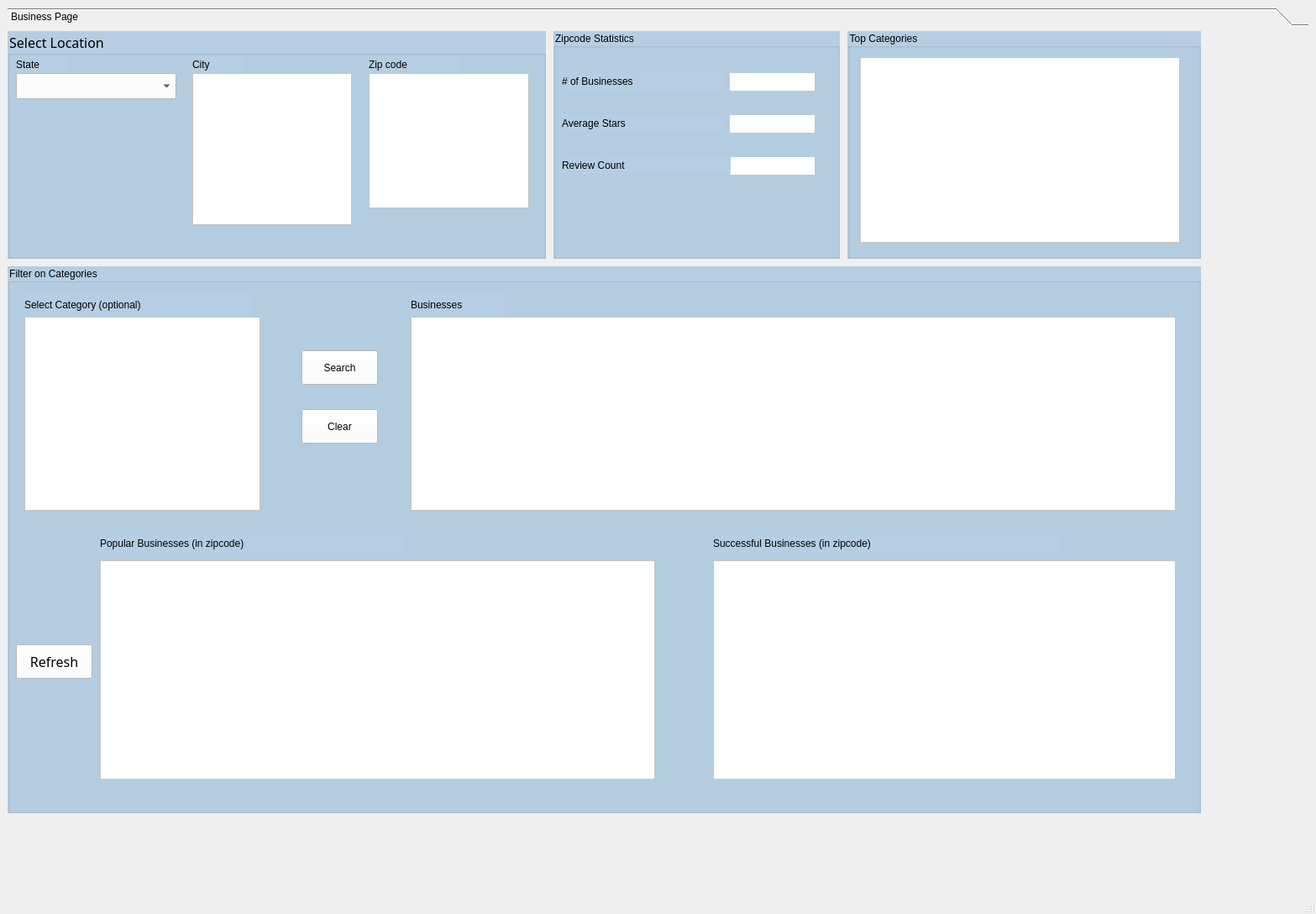
<?xml version="1.0" encoding="UTF-8"?>
<ui version="4.0">
 <class>MainWindow</class>
 <widget class="QMainWindow" name="MainWindow">
  <property name="geometry">
   <rect>
    <x>0</x>
    <y>0</y>
    <width>1567</width>
    <height>1088</height>
   </rect>
  </property>
  <property name="windowTitle">
   <string>MainWindow</string>
  </property>
  <property name="styleSheet">
   <string notr="true"/>
  </property>
  <widget class="QWidget" name="centralwidget">
   <layout class="QGridLayout" name="gridLayout">
    <item row="0" column="1">
     <widget class="QToolBox" name="toolBox">
      <property name="minimumSize">
       <size>
        <width>680</width>
        <height>420</height>
       </size>
      </property>
      <property name="styleSheet">
       <string notr="true">font: 12pt &quot;MS Reference Sans Serif&quot;;</string>
      </property>
      <property name="currentIndex">
       <number>0</number>
      </property>
      <widget class="QWidget" name="page_1">
       <property name="geometry">
        <rect>
         <x>0</x>
         <y>0</y>
         <width>1549</width>
         <height>993</height>
        </rect>
       </property>
       <attribute name="label">
        <string>Business Page</string>
       </attribute>
       <widget class="QGroupBox" name="lookupBox">
        <property name="geometry">
         <rect>
          <x>0</x>
          <y>0</y>
          <width>641</width>
          <height>271</height>
         </rect>
        </property>
        <property name="minimumSize">
         <size>
          <width>0</width>
          <height>0</height>
         </size>
        </property>
        <property name="font">
         <font>
          <family>MS Reference Sans Serif</family>
          <pointsize>12</pointsize>
          <weight>50</weight>
          <italic>false</italic>
          <bold>false</bold>
         </font>
        </property>
        <property name="styleSheet">
         <string notr="true">font: 12pt &quot;MS Reference Sans Serif&quot;;
background-color: rgb(181, 206, 227);</string>
        </property>
        <property name="title">
         <string>Select Location</string>
        </property>
        <widget class="QComboBox" name="stateList">
         <property name="geometry">
          <rect>
           <x>10</x>
           <y>50</y>
           <width>191</width>
           <height>31</height>
          </rect>
         </property>
         <property name="minimumSize">
          <size>
           <width>190</width>
           <height>20</height>
          </size>
         </property>
         <property name="styleSheet">
          <string notr="true">font: 10pt &quot;MS Reference Sans Serif&quot;;
background-color: rgb(255, 255, 255);</string>
         </property>
        </widget>
        <widget class="QLabel" name="label_3">
         <property name="geometry">
          <rect>
           <x>10</x>
           <y>30</y>
           <width>61</width>
           <height>20</height>
          </rect>
         </property>
         <property name="styleSheet">
          <string notr="true">font: 10pt &quot;MS Reference Sans Serif&quot;;</string>
         </property>
         <property name="text">
          <string>State</string>
         </property>
        </widget>
        <widget class="QLabel" name="label_4">
         <property name="geometry">
          <rect>
           <x>220</x>
           <y>30</y>
           <width>61</width>
           <height>20</height>
          </rect>
         </property>
         <property name="styleSheet">
          <string notr="true">font: 10pt &quot;MS Reference Sans Serif&quot;;</string>
         </property>
         <property name="text">
          <string>City</string>
         </property>
        </widget>
        <widget class="QListWidget" name="cityList">
         <property name="geometry">
          <rect>
           <x>220</x>
           <y>50</y>
           <width>190</width>
           <height>181</height>
          </rect>
         </property>
         <property name="minimumSize">
          <size>
           <width>0</width>
           <height>0</height>
          </size>
         </property>
         <property name="styleSheet">
          <string notr="true">font: 10pt &quot;MS Reference Sans Serif&quot;;
background-color: rgb(255, 255, 255);</string>
         </property>
        </widget>
        <widget class="QLabel" name="label_5">
         <property name="geometry">
          <rect>
           <x>430</x>
           <y>30</y>
           <width>111</width>
           <height>20</height>
          </rect>
         </property>
         <property name="styleSheet">
          <string notr="true">font: 10pt &quot;MS Reference Sans Serif&quot;;</string>
         </property>
         <property name="text">
          <string>Zip code</string>
         </property>
        </widget>
        <widget class="QListWidget" name="zipList">
         <property name="geometry">
          <rect>
           <x>430</x>
           <y>50</y>
           <width>191</width>
           <height>161</height>
          </rect>
         </property>
         <property name="styleSheet">
          <string notr="true">font: 10pt &quot;MS Reference Sans Serif&quot;;
background-color: rgb(255, 255, 255);</string>
         </property>
        </widget>
       </widget>
       <widget class="QGroupBox" name="businessGroup">
        <property name="geometry">
         <rect>
          <x>0</x>
          <y>280</y>
          <width>1421</width>
          <height>651</height>
         </rect>
        </property>
        <property name="minimumSize">
         <size>
          <width>390</width>
          <height>350</height>
         </size>
        </property>
        <property name="styleSheet">
         <string notr="true">font: 12pt &quot;MS Reference Sans Serif&quot;;
background-color: rgb(181, 206, 227);</string>
        </property>
        <property name="title">
         <string>Filter on Categories</string>
        </property>
        <widget class="QTableWidget" name="businessTable">
         <property name="geometry">
          <rect>
           <x>480</x>
           <y>60</y>
           <width>911</width>
           <height>231</height>
          </rect>
         </property>
         <property name="minimumSize">
          <size>
           <width>0</width>
           <height>0</height>
          </size>
         </property>
         <property name="styleSheet">
          <string notr="true">font: 9pt &quot;MS Reference Sans Serif&quot;;
background-color: rgb(255, 255, 255);</string>
         </property>
         <attribute name="verticalHeaderVisible">
          <bool>false</bool>
         </attribute>
        </widget>
        <widget class="QListWidget" name="categoryList">
         <property name="geometry">
          <rect>
           <x>20</x>
           <y>60</y>
           <width>281</width>
           <height>231</height>
          </rect>
         </property>
         <property name="styleSheet">
          <string notr="true">font: 10pt &quot;MS Reference Sans Serif&quot;;
background-color: rgb(255, 255, 255);</string>
         </property>
        </widget>
        <widget class="QLabel" name="label_6">
         <property name="geometry">
          <rect>
           <x>20</x>
           <y>30</y>
           <width>271</width>
           <height>31</height>
          </rect>
         </property>
         <property name="styleSheet">
          <string notr="true">font: 10pt &quot;MS Reference Sans Serif&quot;;</string>
         </property>
         <property name="text">
          <string>Select Category (optional)</string>
         </property>
        </widget>
        <widget class="QLabel" name="label_10">
         <property name="geometry">
          <rect>
           <x>480</x>
           <y>30</y>
           <width>111</width>
           <height>31</height>
          </rect>
         </property>
         <property name="styleSheet">
          <string notr="true">font: 10pt &quot;MS Reference Sans Serif&quot;;</string>
         </property>
         <property name="text">
          <string>Businesses</string>
         </property>
        </widget>
        <widget class="QPushButton" name="searchButton">
         <property name="geometry">
          <rect>
           <x>350</x>
           <y>100</y>
           <width>91</width>
           <height>41</height>
          </rect>
         </property>
         <property name="styleSheet">
          <string notr="true">background-color: rgb(255, 255, 255);</string>
         </property>
         <property name="text">
          <string>Search</string>
         </property>
        </widget>
        <widget class="QPushButton" name="clearButton">
         <property name="geometry">
          <rect>
           <x>350</x>
           <y>170</y>
           <width>91</width>
           <height>41</height>
          </rect>
         </property>
         <property name="styleSheet">
          <string notr="true">background-color: rgb(255, 255, 255);
</string>
         </property>
         <property name="text">
          <string>Clear</string>
         </property>
        </widget>
        <widget class="QTableWidget" name="popularBusiness">
         <property name="geometry">
          <rect>
           <x>110</x>
           <y>350</y>
           <width>661</width>
           <height>261</height>
          </rect>
         </property>
         <property name="minimumSize">
          <size>
           <width>0</width>
           <height>0</height>
          </size>
         </property>
         <property name="styleSheet">
          <string notr="true">font: 9pt &quot;MS Reference Sans Serif&quot;;
background-color: rgb(255, 255, 255);</string>
         </property>
         <attribute name="verticalHeaderVisible">
          <bool>false</bool>
         </attribute>
        </widget>
        <widget class="QTableWidget" name="successfulBusiness">
         <property name="geometry">
          <rect>
           <x>840</x>
           <y>350</y>
           <width>551</width>
           <height>261</height>
          </rect>
         </property>
         <property name="minimumSize">
          <size>
           <width>0</width>
           <height>0</height>
          </size>
         </property>
         <property name="styleSheet">
          <string notr="true">font: 9pt &quot;MS Reference Sans Serif&quot;;
background-color: rgb(255, 255, 255);</string>
         </property>
         <attribute name="verticalHeaderVisible">
          <bool>false</bool>
         </attribute>
        </widget>
        <widget class="QLabel" name="label_11">
         <property name="geometry">
          <rect>
           <x>110</x>
           <y>320</y>
           <width>361</width>
           <height>20</height>
          </rect>
         </property>
         <property name="styleSheet">
          <string notr="true">font: 10pt &quot;MS Reference Sans Serif&quot;;</string>
         </property>
         <property name="text">
          <string>Popular Businesses (in zipcode)</string>
         </property>
        </widget>
        <widget class="QLabel" name="label_12">
         <property name="geometry">
          <rect>
           <x>840</x>
           <y>320</y>
           <width>411</width>
           <height>20</height>
          </rect>
         </property>
         <property name="styleSheet">
          <string notr="true">font: 10pt &quot;MS Reference Sans Serif&quot;;</string>
         </property>
         <property name="text">
          <string>Successful Businesses (in zipcode)</string>
         </property>
        </widget>
        <widget class="QPushButton" name="refreshButton">
         <property name="geometry">
          <rect>
           <x>10</x>
           <y>450</y>
           <width>91</width>
           <height>41</height>
          </rect>
         </property>
         <property name="font">
          <font>
           <family>MS Reference Sans Serif</family>
           <pointsize>12</pointsize>
           <weight>50</weight>
           <italic>false</italic>
           <bold>false</bold>
          </font>
         </property>
         <property name="styleSheet">
          <string notr="true">background-color: rgb(255, 255, 255);</string>
         </property>
         <property name="text">
          <string>Refresh</string>
         </property>
        </widget>
       </widget>
       <widget class="QGroupBox" name="zipStatsBox">
        <property name="geometry">
         <rect>
          <x>650</x>
          <y>0</y>
          <width>341</width>
          <height>271</height>
         </rect>
        </property>
        <property name="styleSheet">
         <string notr="true">font: 12pt &quot;MS Reference Sans Serif&quot;;
background-color: rgb(181, 206, 227);</string>
        </property>
        <property name="title">
         <string>Zipcode Statistics</string>
        </property>
        <widget class="QLabel" name="sumBusLabel">
         <property name="geometry">
          <rect>
           <x>210</x>
           <y>50</y>
           <width>101</width>
           <height>21</height>
          </rect>
         </property>
         <property name="styleSheet">
          <string notr="true">font: 9pt &quot;MS Reference Sans Serif&quot;;
background-color: rgb(255, 255, 255);</string>
         </property>
         <property name="text">
          <string/>
         </property>
        </widget>
        <widget class="QLabel" name="averageStarLabel">
         <property name="geometry">
          <rect>
           <x>210</x>
           <y>100</y>
           <width>101</width>
           <height>21</height>
          </rect>
         </property>
         <property name="styleSheet">
          <string notr="true">font: 9pt &quot;MS Reference Sans Serif&quot;;
background-color: rgb(255, 255, 255);</string>
         </property>
         <property name="text">
          <string/>
         </property>
        </widget>
        <widget class="QLabel" name="reviewCountLabel">
         <property name="geometry">
          <rect>
           <x>210</x>
           <y>150</y>
           <width>101</width>
           <height>21</height>
          </rect>
         </property>
         <property name="styleSheet">
          <string notr="true">font: 9pt &quot;MS Reference Sans Serif&quot;;
background-color: rgb(255, 255, 255);</string>
         </property>
         <property name="text">
          <string/>
         </property>
        </widget>
        <widget class="QLabel" name="label_13">
         <property name="geometry">
          <rect>
           <x>10</x>
           <y>50</y>
           <width>191</width>
           <height>20</height>
          </rect>
         </property>
         <property name="styleSheet">
          <string notr="true">font: 10pt &quot;MS Reference Sans Serif&quot;;</string>
         </property>
         <property name="text">
          <string># of Businesses</string>
         </property>
        </widget>
        <widget class="QLabel" name="label_14">
         <property name="geometry">
          <rect>
           <x>10</x>
           <y>100</y>
           <width>191</width>
           <height>20</height>
          </rect>
         </property>
         <property name="styleSheet">
          <string notr="true">font: 10pt &quot;MS Reference Sans Serif&quot;;</string>
         </property>
         <property name="text">
          <string>Average Stars</string>
         </property>
        </widget>
        <widget class="QLabel" name="label_15">
         <property name="geometry">
          <rect>
           <x>10</x>
           <y>150</y>
           <width>201</width>
           <height>20</height>
          </rect>
         </property>
         <property name="styleSheet">
          <string notr="true">font: 10pt &quot;MS Reference Sans Serif&quot;;</string>
         </property>
         <property name="text">
          <string>Review Count</string>
         </property>
        </widget>
       </widget>
       <widget class="QGroupBox" name="topCategoriesBox">
        <property name="geometry">
         <rect>
          <x>1000</x>
          <y>0</y>
          <width>421</width>
          <height>271</height>
         </rect>
        </property>
        <property name="styleSheet">
         <string notr="true">font: 12pt &quot;MS Reference Sans Serif&quot;;
background-color: rgb(181, 206, 227);</string>
        </property>
        <property name="title">
         <string>Top Categories</string>
        </property>
        <widget class="QTableWidget" name="categoryTable">
         <property name="geometry">
          <rect>
           <x>15</x>
           <y>31</y>
           <width>381</width>
           <height>221</height>
          </rect>
         </property>
         <property name="styleSheet">
          <string notr="true">font: 9pt &quot;MS Reference Sans Serif&quot;;
background-color: rgb(255, 255, 255);</string>
         </property>
        </widget>
       </widget>
      </widget>
     </widget>
    </item>
   </layout>
  </widget>
  <widget class="QMenuBar" name="menubar">
   <property name="geometry">
    <rect>
     <x>0</x>
     <y>0</y>
     <width>1567</width>
     <height>22</height>
    </rect>
   </property>
  </widget>
  <widget class="QStatusBar" name="statusbar"/>
 </widget>
 <resources/>
 <connections/>
</ui>
